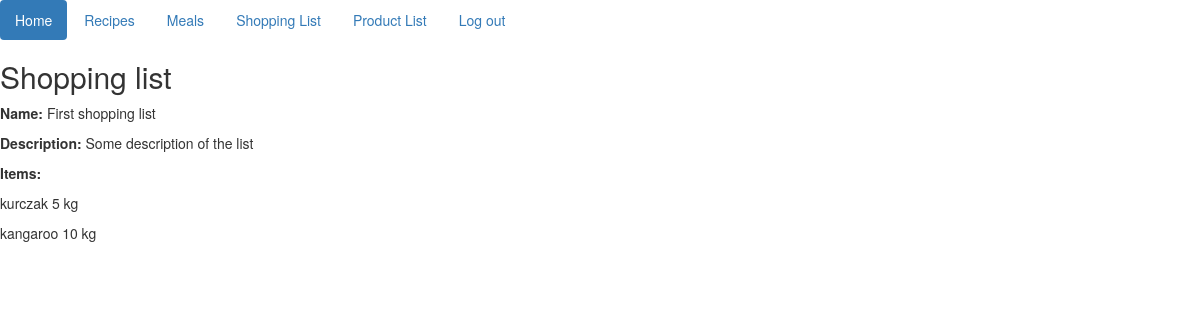
Page /shopping_list/1/ (signed in) on the committed database.
### recipe/models.py (models this page shows, shortened)
class ShoppingList(models.Model):
    name = models.CharField(max_length=200)
    user = models.ForeignKey(User, on_delete=models.CASCADE)
    description = models.CharField(max_length=200)
    items = models.ManyToManyField(Ingredient)
    class Meta:
        ordering = ["-id"]

class Ingredient(models.Model):
    name = models.CharField(max_length=200)
    value = models.IntegerField()
    unit = models.CharField(max_length=20)

### website/views.py (the view)
# urls.py: url(r'^shopping_list/(?P<pk>\d+)/$', show_shopping_list),
@login_required
def show_shopping_list(request, **kwargs):
    pk = int(kwargs.get('pk', None))
    try:
        list = ShoppingList.objects.get(id=pk)
        items = list.items.all()
        name = "Shopping list"
        return render_to_response('list.html', locals(), RequestContext(request))
    except:
        return HttpResponse(status=404)

### templates/list.html
{% extends "index.html" %}
{% block content %}
    <h2>{{ name }}</h2>
    <p><b>Name:</b> {{ list.name }}</p>
    <p><b>Description:</b> {{ list.description }}</p>
    <p><b>Items: </b></p>
    {% for item in items %}
        <p> {{ item.name }} {{ item.value }} {{ item.unit }}</p>
    {% endfor %}
{% endblock %}

### rows in the picture
ShoppingList: name "First shopping list", description "Some description of the list"
Ingredient: name "kurczak", value "5", unit "kg"
Ingredient: name "kangaroo", value "10", unit "kg"

### other values in the picture
{{ name }} "Shopping list"
